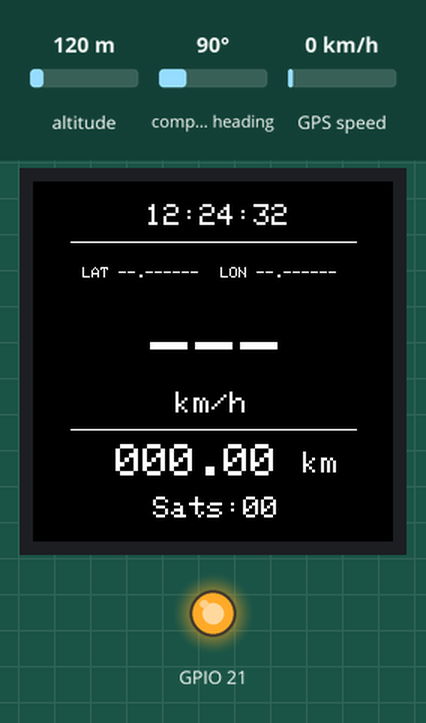
Recording of a sketch running on a simulated ESP32-C6. On the bench: 240×240 colour display, output pins drawn as LEDs (lit = HIGH). The test bench sets the inputs (shaded band); at power-on: GPS speed 0 km/h, altitude 120 m, compass heading 90°. The GPS gets a fix after 3 s at 37.7749, -122.4194 with 8 satellites; what the sketch prints to the serial monitor is not drawn.

Above: at 2.9 s.
3.0 s: GPS speed set to 30 km/h
At 4.4 s:
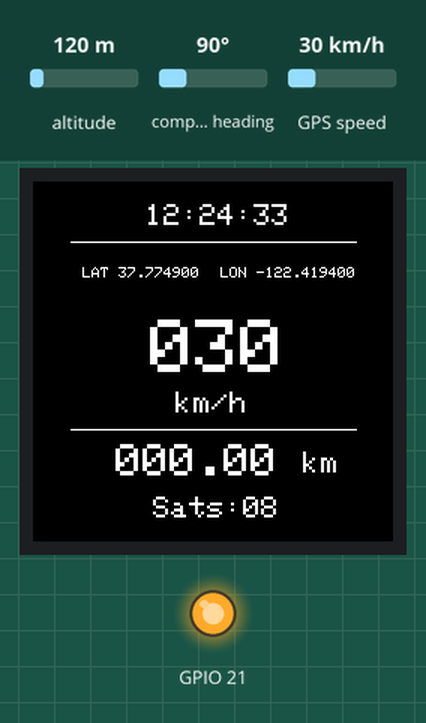
6.3 s: GPS speed set to 60 km/h
At 9.2 s:
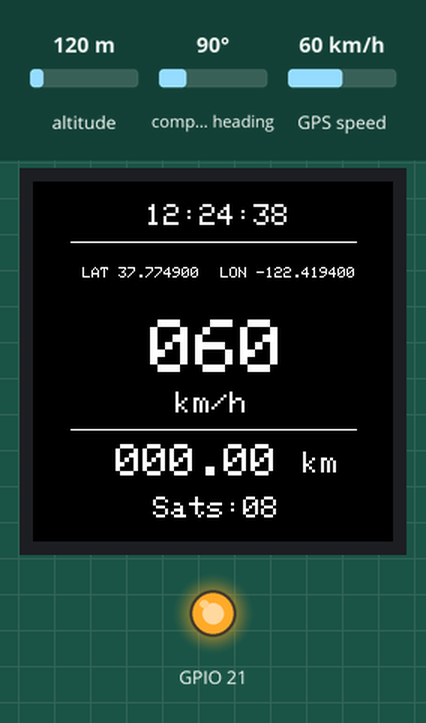
9.3 s: GPS speed set to 2 km/h
At 10.5 s:
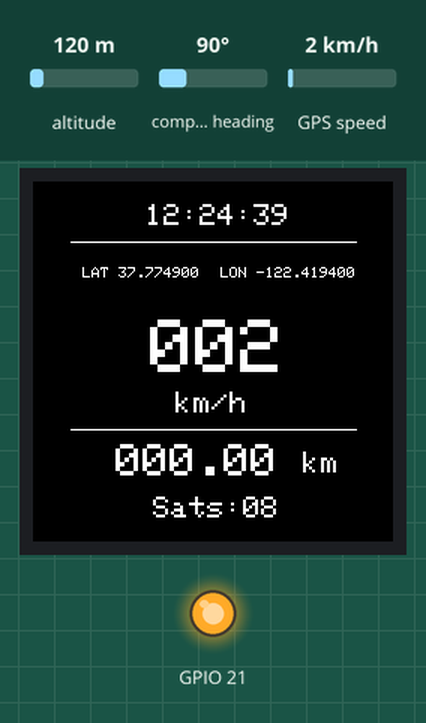
14.3 s: GPS speed set to 90 km/h
At 15.5 s:
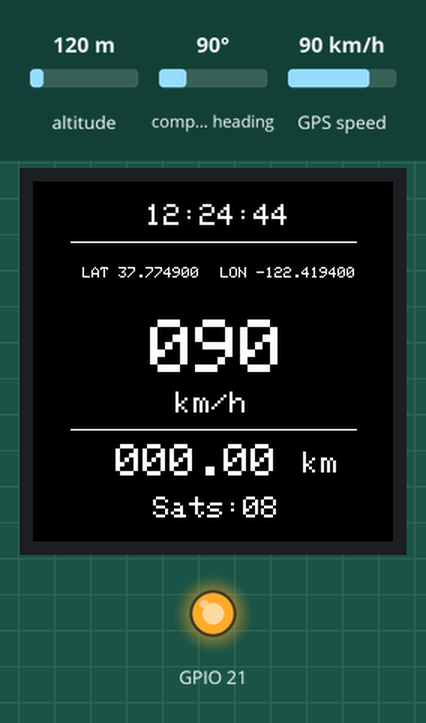
Timing chart, 0 to 17.3 s (numbered marks = the images above; inputs shaded):
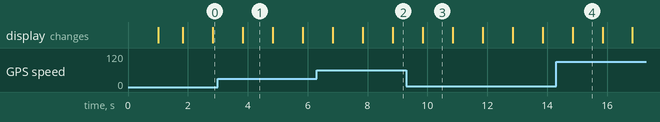

The sketch:

XIAO_ESP32_C5_Round_Display_GPS_Gauge.ino
```cpp
#include <Arduino.h>
#include <SPI.h>
#include <Adafruit_GFX.h>
#include <Adafruit_GC9A01A.h>
#include <TinyGPS++.h>

// ============================================================
// XIAO ESP32 C5 Round Display GPS Gauge
// GPS: D0 + D2
// Display: GC9A01
// Designed and build by Hayri
// ============================================================


// ============================================================
// DISPLAY PINS
// ============================================================

#define TFT_CS      D1
#define TFT_DC      D3
#define TFT_RST     -1
#define TFT_BL      D6

#define TFT_SCLK    D8
#define TFT_MISO    D9
#define TFT_MOSI    D10


// ============================================================
// GPS PINS
// ============================================================

// GPS TX -> XIAO D0
// GPS RX -> XIAO D2

#define GPS_RX_PIN  D0
#define GPS_TX_PIN  D2

// IMPORTANT:
// Your known-working GPS test uses 9600 baud.
#define GPS_BAUD    9600


// ============================================================
// COLORS
// ============================================================

#define COLOR_BLACK   0x0000
#define COLOR_WHITE   0xFFFF
#define COLOR_RED     0xF800
#define COLOR_GREEN   0x07E0
#define COLOR_BLUE    0x001F
#define COLOR_YELLOW  0xFFE0


// ============================================================
// SCREEN SIZE
// ============================================================

#define SCREEN_W 240
#define SCREEN_H 240


// ============================================================
// LAYOUT CONFIGURATION
// ============================================================

// ------------------------------------------------------------
// SATELLITES
// ------------------------------------------------------------

#define SAT_X       80
#define SAT_Y       210


// ------------------------------------------------------------
// TIME
// ------------------------------------------------------------

#define TIME_X      75
#define TIME_Y      15


// ------------------------------------------------------------
// LATITUDE
// ------------------------------------------------------------

#define LAT_X       33
#define LAT_Y       57


// ------------------------------------------------------------
// LONGITUDE
// ------------------------------------------------------------

#define LON_X      125
#define LON_Y       57


// ------------------------------------------------------------
// SPEED
// ------------------------------------------------------------

#define SPEED_X     78
#define SPEED_Y     92

#define SPEED_TEXT_SIZE 5

#define SPEED_UNIT_X   95
#define SPEED_UNIT_Y  140


// ------------------------------------------------------------
// ODOMETER
// ------------------------------------------------------------

#define ODO_X       55
#define ODO_Y       175

#define ODO_TEXT_SIZE 3

#define ODO_UNIT_X  180
#define ODO_UNIT_Y  180


// ============================================================
// DISPLAY UPDATE RATE
// ============================================================

#define DISPLAY_INTERVAL_MS 250


// ============================================================
// GPS
// ============================================================

TinyGPSPlus gps;


// ============================================================
// GPS SERIAL
// ============================================================

HardwareSerial GPSSerial(1);


// ============================================================
// DISPLAY
// ============================================================

Adafruit_GC9A01A tft(
    TFT_CS,
    TFT_DC,
    TFT_RST
);


// ============================================================
// ODOMETER
// ============================================================

double odometerKm = 0.0;

bool havePreviousPosition = false;

double previousLat = 0.0;
double previousLng = 0.0;


// ============================================================
// ODOMETER FILTER
// ============================================================

const double MIN_SPEED_KMPH = 3.0;

const double MIN_VALID_STEP_METERS = 0.10;

const double MAX_VALID_STEP_METERS = 50.0;

const byte MAX_JUMP_REJECTS = 5;

byte consecutiveJumpRejects = 0;


// ============================================================
// DISPLAY TIMER
// ============================================================

unsigned long lastDisplayUpdate = 0;


// ============================================================
// GPS DEBUG
// ============================================================

// Keep this TRUE while testing.
// It prints the incoming NMEA stream to USB.

#define GPS_DEBUG true

unsigned long lastGPSDebug = 0;
unsigned long gpsCharsReceived = 0;


// ============================================================
// BULGARIAN GPS TIME
// ============================================================
//
// GPS provides UTC.
//
// Bulgaria:
//   Winter = UTC + 2
//   Summer = UTC + 3
//
// European DST:
//   Starts: last Sunday of March at 01:00 UTC
//   Ends:   last Sunday of October at 01:00 UTC
//
// This uses GPS date/time directly.
// NO NTP.
// NO WiFi.
// Works completely offline.
// ============================================================


// ------------------------------------------------------------
// Return weekday
//
// 0 = Sunday
// 1 = Monday
// ...
// 6 = Saturday
// ------------------------------------------------------------

int dayOfWeek(int year, int month, int day)
{
    if (month < 3)
    {
        month += 12;
        year--;
    }

    int K = year % 100;
    int J = year / 100;

    int h =
        (day +
         (13 * (month + 1)) / 5 +
         K +
         K / 4 +
         J / 4 +
         5 * J) % 7;

    // Zeller:
    // 0 = Saturday
    // 1 = Sunday
    // 2 = Monday
    // ...
    // Convert to:
    // 0 = Sunday
    // 1 = Monday
    // ...
    // 6 = Saturday

    return (h + 6) % 7;
}


// ------------------------------------------------------------
// Find last Sunday of a month
// ------------------------------------------------------------

int lastSunday(
    int year,
    int month,
    int lastDay
)
{
    int weekday = dayOfWeek(
        year,
        month,
        lastDay
    );

    return lastDay - weekday;
}


// ------------------------------------------------------------
// Get Bulgarian local time from GPS UTC
// ------------------------------------------------------------

bool getBulgarianTime(
    int &hour,
    int &minute,
    int &second
)
{
    if (!gps.time.isValid())
        return false;

    if (!gps.date.isValid())
        return false;


    // --------------------------------------------------------
    // GPS UTC
    // --------------------------------------------------------

    int year = gps.date.year();
    int month = gps.date.month();
    int day = gps.date.day();

    int utcHour = gps.time.hour();
    int utcMinute = gps.time.minute();
    int utcSecond = gps.time.second();


    // --------------------------------------------------------
    // Start with Bulgarian winter time
    // UTC + 2
    // --------------------------------------------------------

    int offset = 2;


    // --------------------------------------------------------
    // Determine DST
    // --------------------------------------------------------

    int marchLastSunday =
        lastSunday(
            year,
            3,
            31
        );

    int octoberLastSunday =
        lastSunday(
            year,
            10,
            31
        );


    bool daylightSaving = false;


    // --------------------------------------------------------
    // April through September
    // --------------------------------------------------------

    if (month > 3 && month < 10)
    {
        daylightSaving = true;
    }


    // --------------------------------------------------------
    // March
    //
    // DST starts on last Sunday at 01:00 UTC.
    // --------------------------------------------------------

    else if (month == 3)
    {
        if (day > marchLastSunday)
        {
            daylightSaving = true;
        }
        else if (
            day == marchLastSunday &&
            utcHour >= 1
        )
        {
            daylightSaving = true;
        }
    }


    // --------------------------------------------------------
    // October
    //
    // DST ends on last Sunday at 01:00 UTC.
    // --------------------------------------------------------

    else if (month == 10)
    {
        if (day < octoberLastSunday)
        {
            daylightSaving = true;
        }
        else if (
            day == octoberLastSunday &&
            utcHour < 1
        )
        {
            daylightSaving = true;
        }
    }


    if (daylightSaving)
        offset = 3;


    // --------------------------------------------------------
    // Apply timezone offset
    // --------------------------------------------------------

    hour = utcHour + offset;

    minute = utcMinute;
    second = utcSecond;


    // --------------------------------------------------------
    // Handle midnight rollover
    // --------------------------------------------------------

    if (hour >= 24)
    {
        hour -= 24;
    }


    return true;
}


// ============================================================
// READ GPS
// ============================================================

void readGPS()
{
    while (GPSSerial.available())
    {
        char c = GPSSerial.read();

        gpsCharsReceived++;

        // Feed EVERY character to TinyGPS++
        gps.encode(c);

        // Optional USB debug
        if (GPS_DEBUG)
        {
            Serial.write(c);
        }
    }
}


// ============================================================
// UPDATE ODOMETER
// ============================================================

void updateGPSOdometer()
{
    if (!gps.location.isUpdated())
        return;

    if (!gps.location.isValid())
        return;


    // Need at least 4 satellites

    if (!gps.satellites.isValid() ||
        gps.satellites.value() < 4)
    {
        havePreviousPosition = false;
        consecutiveJumpRejects = 0;
        return;
    }


    // Ignore movement below 3 km/h

    if (!gps.speed.isValid() ||
        gps.speed.kmph() < MIN_SPEED_KMPH)
    {
        return;
    }


    double lat = gps.location.lat();

    double lng = gps.location.lng();


    // --------------------------------------------------------
    // FIRST VALID POSITION
    // --------------------------------------------------------

    if (!havePreviousPosition)
    {
        previousLat = lat;

        previousLng = lng;

        havePreviousPosition = true;

        consecutiveJumpRejects = 0;

        return;
    }


    // --------------------------------------------------------
    // DISTANCE
    // --------------------------------------------------------

    double distanceMeters =
        TinyGPSPlus::distanceBetween(
            previousLat,
            previousLng,
            lat,
            lng
        );


    // --------------------------------------------------------
    // VALID STEP
    // --------------------------------------------------------

    if (
        distanceMeters >= MIN_VALID_STEP_METERS &&
        distanceMeters <= MAX_VALID_STEP_METERS
    )
    {
        odometerKm +=
            distanceMeters / 1000.0;

        previousLat = lat;

        previousLng = lng;

        consecutiveJumpRejects = 0;
    }


    // --------------------------------------------------------
    // GPS JUMP
    // --------------------------------------------------------

    else if (distanceMeters > MAX_VALID_STEP_METERS)
    {
        consecutiveJumpRejects++;

        if (
            consecutiveJumpRejects >=
            MAX_JUMP_REJECTS
        )
        {
            previousLat = lat;

            previousLng = lng;

            consecutiveJumpRejects = 0;
        }
    }
}


// ============================================================
// FORMAT ODOMETER
// ============================================================

void formatOdometer(
    double value,
    char *buffer
)
{
    if (value < 0.0)
        value = 0.0;

    if (value > 999.99)
        value = 999.99;


    int roundedValue =
        (int)((value * 100.0) + 0.5);


    int integerPart =
        roundedValue / 100;


    int fractionalPart =
        roundedValue % 100;


    snprintf(
        buffer,
        16,
        "%03d.%02d",
        integerPart,
        fractionalPart
    );
}


// ============================================================
// GET BULGARIAN TIME
// ============================================================

void getGPSTime(
    char *buffer
)
{
    int hour;
    int minute;
    int second;


    if (
        getBulgarianTime(
            hour,
            minute,
            second
        )
    )
    {
        snprintf(
            buffer,
            16,
            "%02d:%02d:%02d",
            hour,
            minute,
            second
        );
    }
    else
    {
        strcpy(
            buffer,
            "--:--:--"
        );
    }
}


// ============================================================
// DRAW SATELLITES
// ============================================================

void drawSatellites()
{
    tft.setTextSize(2);

    // Background color replaces old characters.

    tft.setTextColor(
        COLOR_WHITE,
        COLOR_BLACK
    );

    tft.setCursor(
        SAT_X,
        SAT_Y
    );


    char satBuffer[8];


    if (gps.satellites.isValid())
    {
        snprintf(
            satBuffer,
            sizeof(satBuffer),
            "Sats:%02d",
            gps.satellites.value()
        );
    }
    else
    {
        strcpy(
            satBuffer,
            "Sats:--"
        );
    }


    tft.print(
        satBuffer
    );
}


// ============================================================
// DRAW TIME
// ============================================================

void drawTime()
{
    char timeBuffer[16];


    getGPSTime(
        timeBuffer
    );


    tft.setTextSize(2);

    tft.setTextColor(
        COLOR_WHITE,
        COLOR_BLACK
    );


    tft.setCursor(
        TIME_X,
        TIME_Y
    );


    tft.print(
        timeBuffer
    );
}


// ============================================================
// DRAW LATITUDE
// ============================================================

void drawLatitude()
{
    tft.setTextSize(1);

    tft.setTextColor(
        COLOR_WHITE,
        COLOR_BLACK
    );


    tft.setCursor(
        LAT_X,
        LAT_Y
    );


    if (gps.location.isValid())
    {
        tft.print("LAT ");

        tft.print(
            gps.location.lat(),
            6
        );
    }
    else
    {
        tft.print(
            "LAT --.------"
        );
    }
}


// ============================================================
// DRAW LONGITUDE
// ============================================================

void drawLongitude()
{
    tft.setTextSize(1);

    tft.setTextColor(
        COLOR_WHITE,
        COLOR_BLACK
    );


    tft.setCursor(
        LON_X,
        LON_Y
    );


    if (gps.location.isValid())
    {
        tft.print("LON ");

        tft.print(
            gps.location.lng(),
            6
        );
    }
    else
    {
        tft.print(
            "LON --.------"
        );
    }
}


// ============================================================
// DRAW SPEED
// ============================================================

void drawSpeed()
{
    char speedBuffer[8];


    // --------------------------------------------------------
    // SPEED NUMBER
    // --------------------------------------------------------

    if (gps.speed.isValid())
    {
        int speed =
            (int)(gps.speed.kmph() + 0.5);


        // Always three characters:
        //
        // 000
        // 005
        // 027
        // 120

        snprintf(
            speedBuffer,
            sizeof(speedBuffer),
            "%03d",
            speed
        );
    }
    else
    {
        strcpy(
            speedBuffer,
            "---"
        );
    }


    tft.setTextSize(
        SPEED_TEXT_SIZE
    );


    tft.setTextColor(
        COLOR_WHITE,
        COLOR_BLACK
    );


    tft.setCursor(
        SPEED_X,
        SPEED_Y
    );


    tft.print(
        speedBuffer
    );


    // --------------------------------------------------------
    // km/h
    // --------------------------------------------------------

    tft.setTextSize(2);

    tft.setTextColor(
        COLOR_WHITE,
        COLOR_BLACK
    );


    tft.setCursor(
        SPEED_UNIT_X,
        SPEED_UNIT_Y
    );


    tft.print(
        "km/h"
    );
}


// ============================================================
// DRAW ODOMETER
// ============================================================

void drawOdometer()
{
    char odometerBuffer[16];


    formatOdometer(
        odometerKm,
        odometerBuffer
    );


    tft.setTextSize(
        ODO_TEXT_SIZE
    );


    tft.setTextColor(
        COLOR_WHITE,
        COLOR_BLACK
    );


    tft.setCursor(
        ODO_X,
        ODO_Y
    );


    tft.print(
        odometerBuffer
    );


    // --------------------------------------------------------
    // km
    // --------------------------------------------------------

    tft.setTextSize(2);

    tft.setTextColor(
        COLOR_WHITE,
        COLOR_BLACK
    );


    tft.setCursor(
        ODO_UNIT_X,
        ODO_UNIT_Y
    );


    tft.print(
        "km"
    );
}


// ============================================================
// DRAW STATIC SCREEN
// ============================================================
//
// This is the ONLY place where we clear the entire screen.
//
// After this, NO fillRect() or fillScreen() is used for
// changing data.
// ============================================================

void drawStaticScreen()
{
    tft.fillScreen(
        COLOR_BLACK
    );


    // --------------------------------------------------------
    // TOP DIVIDER
    // --------------------------------------------------------

    tft.drawLine(
        25,
        40,
        215,
        40,
        COLOR_WHITE
    );


    // --------------------------------------------------------
    // BOTTOM DIVIDER
    // --------------------------------------------------------

    tft.drawLine(
        25,
        165,
        215,
        165,
        COLOR_WHITE
    );


    // --------------------------------------------------------
    // INITIAL DATA
    // --------------------------------------------------------

    drawSatellites();

    drawTime();

    drawLatitude();

    drawLongitude();

    drawSpeed();

    drawOdometer();
}


// ============================================================
// SETUP
// ============================================================

void setup()
{
    // --------------------------------------------------------
    // USB SERIAL
    // --------------------------------------------------------

    Serial.begin(
        115200
    );


    delay(1000);


    Serial.println();

    Serial.println(
        "=============================="
    );

    Serial.println(
        "XIAO ESP32-C5 GPS + DISPLAY"
    );

    Serial.println(
        "=============================="
    );


    // --------------------------------------------------------
    // GPS
    // --------------------------------------------------------

    Serial.println(
        "Starting GPS..."
    );


    GPSSerial.begin(
        GPS_BAUD,
        SERIAL_8N1,
        GPS_RX_PIN,
        GPS_TX_PIN
    );


    Serial.println(
        "GPS UART started"
    );

    Serial.println(
        "GPS: 9600 baud"
    );

    Serial.println(
        "GPS TX -> D0"
    );

    Serial.println(
        "GPS RX -> D2"
    );


    // --------------------------------------------------------
    // BACKLIGHT
    // --------------------------------------------------------

    pinMode(
        TFT_BL,
        OUTPUT
    );


    digitalWrite(
        TFT_BL,
        HIGH
    );


    // --------------------------------------------------------
    // SPI
    // --------------------------------------------------------

    Serial.println(
        "Starting SPI..."
    );


    SPI.begin(
        TFT_SCLK,
        TFT_MISO,
        TFT_MOSI,
        TFT_CS
    );


    // --------------------------------------------------------
    // DISPLAY
    // --------------------------------------------------------

    Serial.println(
        "Starting display..."
    );


    tft.begin();


    delay(500);


    tft.invertDisplay(
        true
    );


    // KEEP EXACTLY THE SAME ROTATION
    tft.setRotation(
        3
    );


    // --------------------------------------------------------
    // INITIAL SCREEN
    // --------------------------------------------------------

    tft.fillScreen(
        COLOR_BLACK
    );


    drawStaticScreen();


    Serial.println(
        "Display OK"
    );


    Serial.println(
        "GPS OK"
    );


    Serial.println(
        "Waiting for GPS data..."
    );
}


// ============================================================
// LOOP
// ============================================================

void loop()
{
    // --------------------------------------------------------
    // GPS
    // --------------------------------------------------------

    readGPS();


    // --------------------------------------------------------
    // ODOMETER
    // --------------------------------------------------------

    updateGPSOdometer();


    // --------------------------------------------------------
    // DISPLAY
    // --------------------------------------------------------

    if (
        millis() -
        lastDisplayUpdate >=
        DISPLAY_INTERVAL_MS
    )
    {
        lastDisplayUpdate =
            millis();


        // NO fillScreen()
        // NO fillRect()
        //
        // Background color automatically removes
        // the previous characters.

        drawSatellites();

        drawTime();

        drawLatitude();

        drawLongitude();

        drawSpeed();

        drawOdometer();
    }
}
```

Measured:
- what the display in image 1 shows lasts 1.0 s, from 3.8 s to 4.8 s
